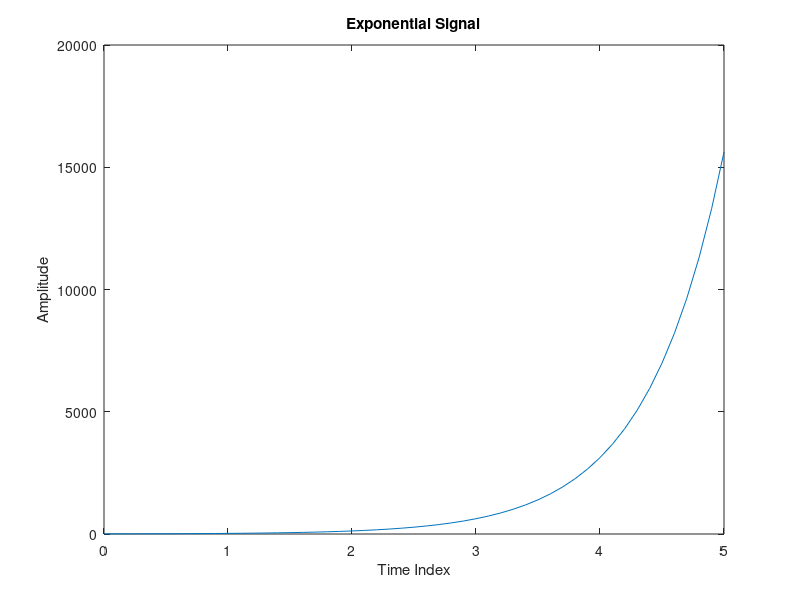

This figure's MATLAB source:
clc;
clear all;
close all;

n = 0 : 0.1 : 5;
a = input('Enter the value of a: ');
r = input('Enter the value of r: ');
x = a * (r .^ n);

plot(n , x);
xlabel('Time Index');
ylabel('Amplitude');
title('Exponential Signal');
